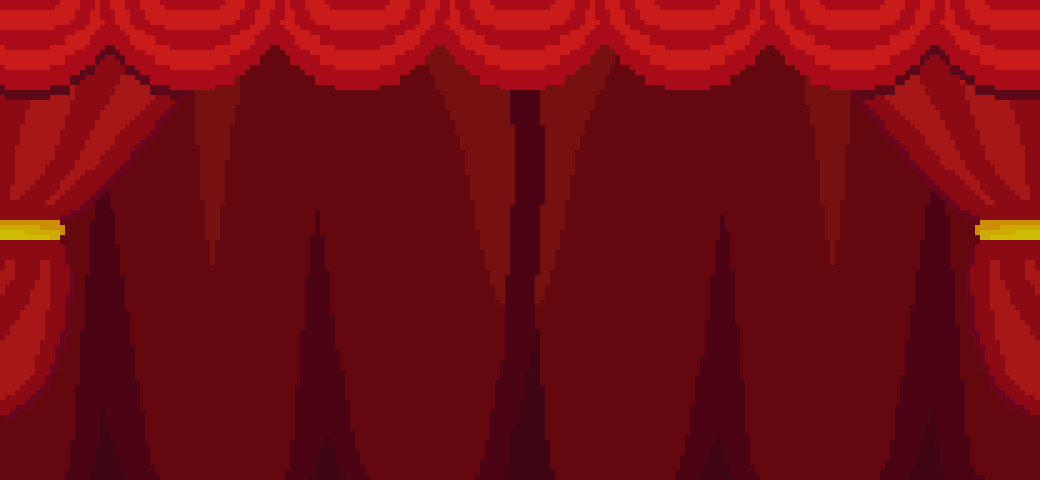
#> input picture Programa/Assets/General/fondo.png, 1040 x 480 px; its folder holds only this picture in this run
$ python -i menu_principal.py   (imports and definitions only)
#> lines starting #> are read from the running program, lines starting #| are printed output that depends on the picture
# menu_principal.py

from tkinter import *
from PIL import Image, ImageTk, ImageEnhance, ImageOps, ImageEnhance
import Rompecabezas
import configuracion
import random, os, sys, time, json, audio

#Archivos permamentes
CONFIG_PATH = os.path.join(os.path.dirname(__file__), "config.json")

# [12 lines left out: function cargar_config, not called in this run]

def guardar_config(config):
    with open(CONFIG_PATH, "w", encoding="utf-8") as f:
        json.dump(config, f, indent=4)


# --- Variables globales de fondo ---
COLOR_FONDO_NEGRO = "red"      # colores del overlay si quieres
COLOR_FONDO_BLANCO = "yellow"
ALPHA_OVERLAY = 1
FRAMERATE = 80
FACTOR_BRILLO = 0.9
TAM_PUZZLE = 600

timer_after_id = None
animacion_after_id = None
timer_window = None
label_timer = None
inicio_tiempo = None

# --- Variables para vista previa ---
frames_preview = []
frame_preview = 0

# [127 lines left out: function mostrar_menu_principal, not called in this run]


def mostrar_patron(canvas):
    ruta = os.path.join(os.path.dirname(__file__), "..", "Assets", "Patrones", f"Patron{indice.get()+1}.gif")
    cargar_preview_recolor(ruta, canvas)

def cambiar_patron(d, canvas):
    indice.set((indice.get() + d) % 5)
    mostrar_patron(canvas)

# [216 lines left out: functions cargar_preview_recolor, animar_preview, iniciar_juego_overlay, mostrar_victoria_overlay, actualizar_timer_interno, not called in this run]

def mostrar_victoria(frame_juego):
    global inicio_tiempo, timer_after_id, animacion_after_id

    # Detener timer y animación
    for t in [timer_after_id, animacion_after_id]:
        if t is not None:
            try: frame_juego.after_cancel(t)
            except: pass
    timer_after_id = None
    animacion_after_id = None

    # Deshabilitar clics en las piezas
    for c in Rompecabezas.botones:
        c.unbind("<Button-1>")

    tiempo_total = int(time.time() - inicio_tiempo)
    mins, secs = divmod(tiempo_total, 60)

    frame_principal = frame_juego.master
    frame_timer = frame_principal.winfo_children()[0]  # columna timer
    frame_principal.update_idletasks()

    # Limpiar overlays anteriores
    for child in frame_principal.winfo_children():
        if getattr(child, "is_victoria_overlay", False):
            child.destroy()

    # Crear overlay sobre frame_principal
    overlay_width = frame_timer.winfo_width()
    overlay_height = 80 + 40  # texto + botón
    victoria_overlay = Frame(frame_principal, width=overlay_width, height=overlay_height, bg="#383838")
    victoria_overlay.is_victoria_overlay = True
    victoria_overlay.place(x=frame_timer.winfo_x(),
                           y=frame_timer.winfo_y(),
                           width=overlay_width,
                           height=overlay_height)

    contenedor = Frame(victoria_overlay, bg="#383838")
    contenedor.pack(expand=True)

    Label(contenedor, text="¡Rompecabezas resuelto!", font=("Comic Sans MS", 14),
          fg="white", bg="#383838").pack(pady=(5,2))
    Label(contenedor, text=f"Tiempo total: {mins:02d}:{secs:02d}", font=("Comic Sans MS", 12),
          fg="white", bg="#383838").pack(pady=(0,5))

    # Botón al primer click
    Button(contenedor, text="Volver al menú principal", font=("Comic Sans MS", 14),
           command=lambda: volver_menu_principal(frame_juego.winfo_toplevel())).pack(pady=5)

    # Forzar que el overlay reciba eventos
    victoria_overlay.lift()
    victoria_overlay.focus_set()


# [29 lines left out: functions ejecutar_doble_volver, volver_menu_principal, not called in this run]

>>> import cv2
>>> picture = cv2.imread('../Assets/General/fondo.png', cv2.IMREAD_GRAYSCALE)
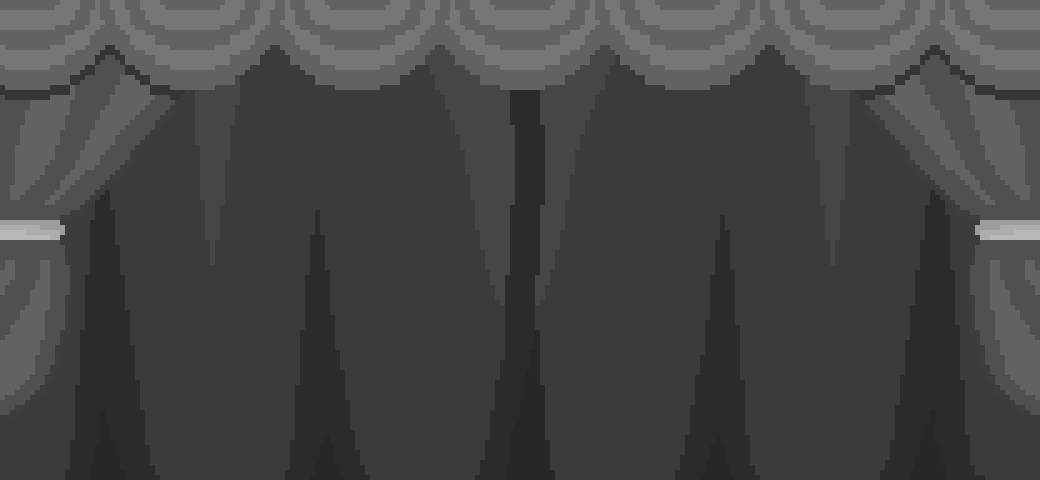
#> picture: shape (480, 1040); min 39, max 184, mean 68.6
>>> result = mostrar_victoria(picture)
#> (the run stopped early here; a loop or call above may not have finished)
